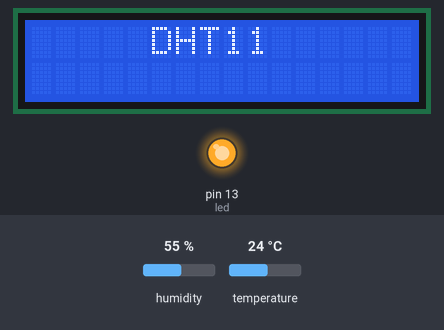
This sketch was run on a simulated Arduino Uno, built with avr-gcc and run on an emulated ATmega328P. Parts: 16×2 character LCD, output pins drawn as LEDs (lit = HIGH). Wiring (inferred from the names in the program): DHT11 sensor: data A0. Inputs (shaded band) come from the test bench; at power-on: humidity 55 %, temperature 24 °C. Pins used as bus, display or sensor lines are not drawn.

Above: at 1.2 s.
1.3 s: humidity set to 22 %
At 1.55 s:
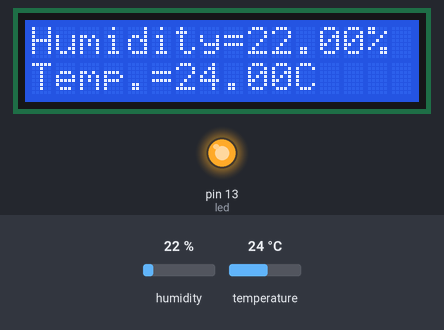
4.4 s: temperature set to 12 °C
At 4.75 s:
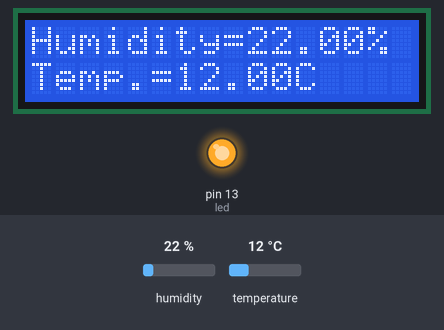
6.1 s: humidity set to 40 %
At 6.34 s:
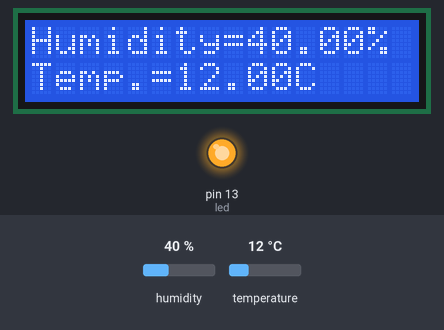
7.7 s: temperature set to 19 °C
At 7.94 s:
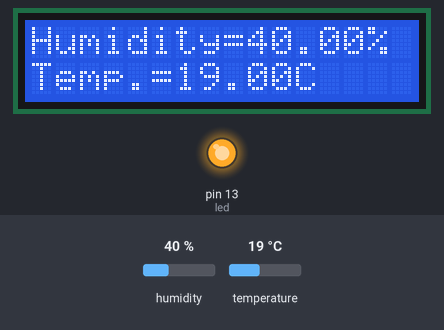
Timing chart, 0 to 10.3 s (numbered marks = the images above; inputs shaded):
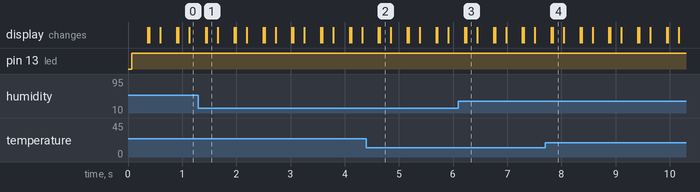

The sketch:

dht.ino
```cpp
#include <LiquidCrystal.h>
#include<dht.h>
#define dht_apin A0
dht DHT;

LiquidCrystal lcd(12, 11, 5, 4, 3, 2);

int led = 13;
void setup() {
  pinMode(led, OUTPUT);
  lcd.begin(16, 2);              // put your setup code here, to run once:

}

void loop() {
  lcd.clear();            // put your main code here, to run repeatedly:
  lcd.setCursor(5, 0);
  lcd.print("DHT11");


  digitalWrite(led, HIGH);

  delay(300);
  lcd.clear();
  DHT.read11(dht_apin);

  lcd.print("Humidity=");
  lcd.print( DHT.humidity);
  lcd.println("%  ");

  lcd.setCursor(0, 1);

  lcd.print("Temp.=");
  lcd.print( DHT.temperature);
  lcd.print("C");
  delay(200);
  digitalWrite(led, LOW);

}
```
